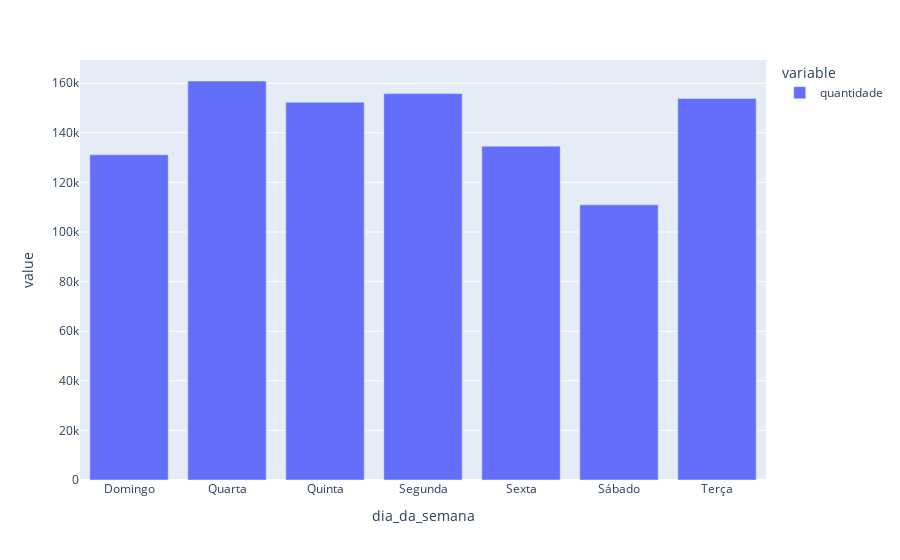

Write notebook code for a chart like this one.
### Code cell
frequency.reset_index(inplace=True)
frequency['dia_da_semana'] = frequency['date'].dt.day_name()
dias_traduzidos = {'Monday': 'Segunda', 
                   'Tuesday': 'Terça',
                  'Wednesday': 'Quarta',
                  'Thursday': 'Quinta',
                  'Friday': 'Sexta',
                  'Saturday': 'Sábado',
                  'Sunday': 'Domingo'}
frequency['dia_da_semana'] = frequency['dia_da_semana'].apply(lambda x: dias_traduzidos[x])
dia_da_semana = frequency.groupby('dia_da_semana').sum()
fig = px.bar(dia_da_semana)
fig

### Figure 1 — Plotly figure (JSON) as saved in the notebook; plotly's stock layout.template omitted (floating-point values rounded to 4 significant figures)
{"data": [{"alignmentgroup": "True", "hovertemplate": "variable=quantidade<br>dia_da_semana=%{x}<br>value=%{y}<extra></extra>", "legendgroup": "quantidade", "marker": {"color": "#636efa"}, "name": "quantidade", "offsetgroup": "quantidade", "orientation": "v", "showlegend": true, "textposition": "auto", "type": "bar", "x": ["Domingo", "Quarta", "Quinta", "Segunda", "Sexta", "Sábado", "Terça"], "xaxis": "x", "y": [131146, 160893, 152320, 155818, 134629, 110973, 153875], "yaxis": "y"}], "layout": {"barmode": "relative", "legend": {"title": {"text": "variable"}, "tracegroupgap": 0}, "margin": {"t": 60}, "xaxis": {"anchor": "y", "domain": [0, 1], "title": {"text": "dia_da_semana"}}, "yaxis": {"anchor": "x", "domain": [0, 1], "title": {"text": "value"}}}}
